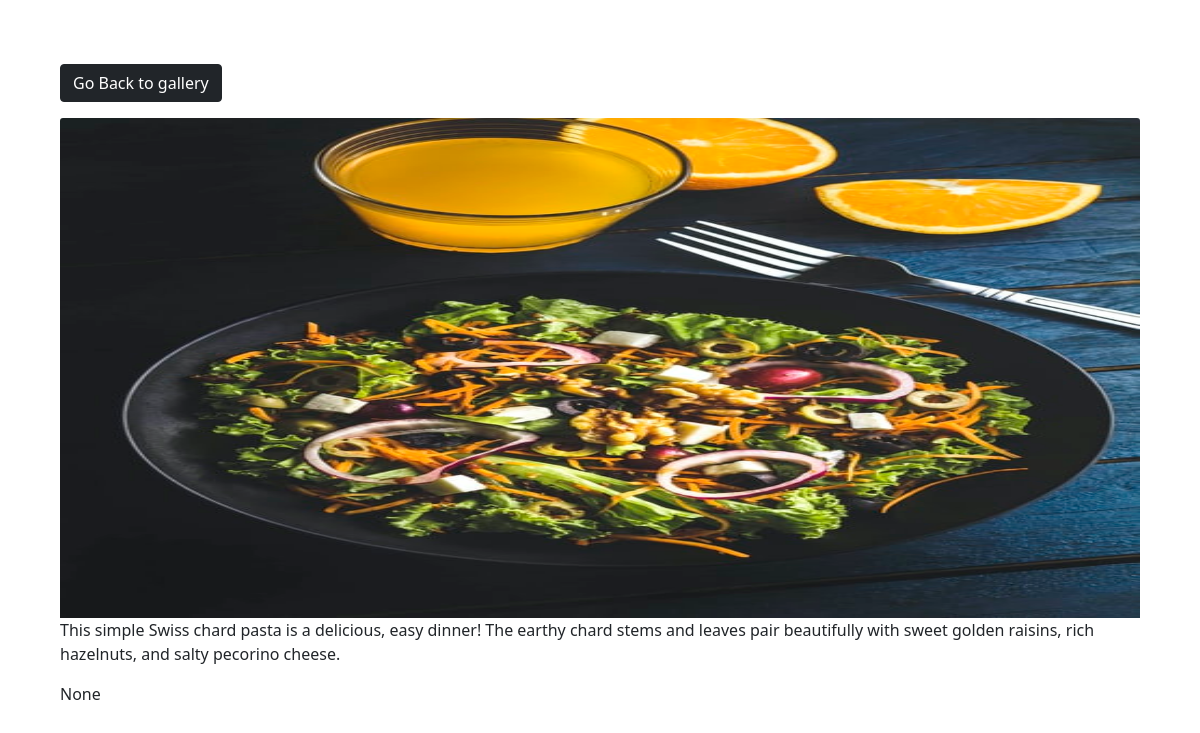
The page /photos/2/ on the database its author committed.
### photos/models.py (models this page shows, shortened)
class Photo(models.Model):
    category = models.ForeignKey(Category, on_delete=models.SET_NULL, null=True, blank=True)
    image = models.ImageField(null=False, blank=False)
    description = models.TextField()
    location = models.TextField( null=True,blank=True)

### photos/views.py (the view)
# urls.py: path('photos/<int:id>/',views.viewPhoto,name='photo',),
def viewPhoto(request,*args, **kargs):
    photo_id=kargs.get('id')
    photo = Photo.objects.get(id= photo_id)
    context ={'photo':photo}
    return render(request,'photo.html',context)

### photos/templates/photo.html (shortened to what this page needs)
<!DOCTYPE html>
<html lang="en">
<head>
    <link href="https://cdn.jsdelivr.net/npm/bootstrap@5.1.3/dist/css/bootstrap.min.css" rel="stylesheet">
</head>
<body class="m-5">
    <div class="container">
        <div class="row justify -content-center">
            <div class="col">
                <a href="{% url 'gallery'%}" class="btn btn-dark my-3"> Go Back to gallery</a>
                <div style="height: 90vh;">
                    <img style="max-width :100% ;max-height: 100%;" src="{{photo.image.url}}"200" height="500" class="card-img-top" alt="...">
                    <p>{{photo.description}}
                    </p>
<p> {{photo.location}}</p>
                </div>
            </div>
        </div>
    </div>
</body>
</html>

### rows shown on the page
Photo: image (picture), description "This simple Swiss chard pasta is a delicious, easy dinner! The earthy chard stems and leaves pair beautifully with sweet golden raisins, rich hazelnuts, and salty pecorino cheese.", location "None"
